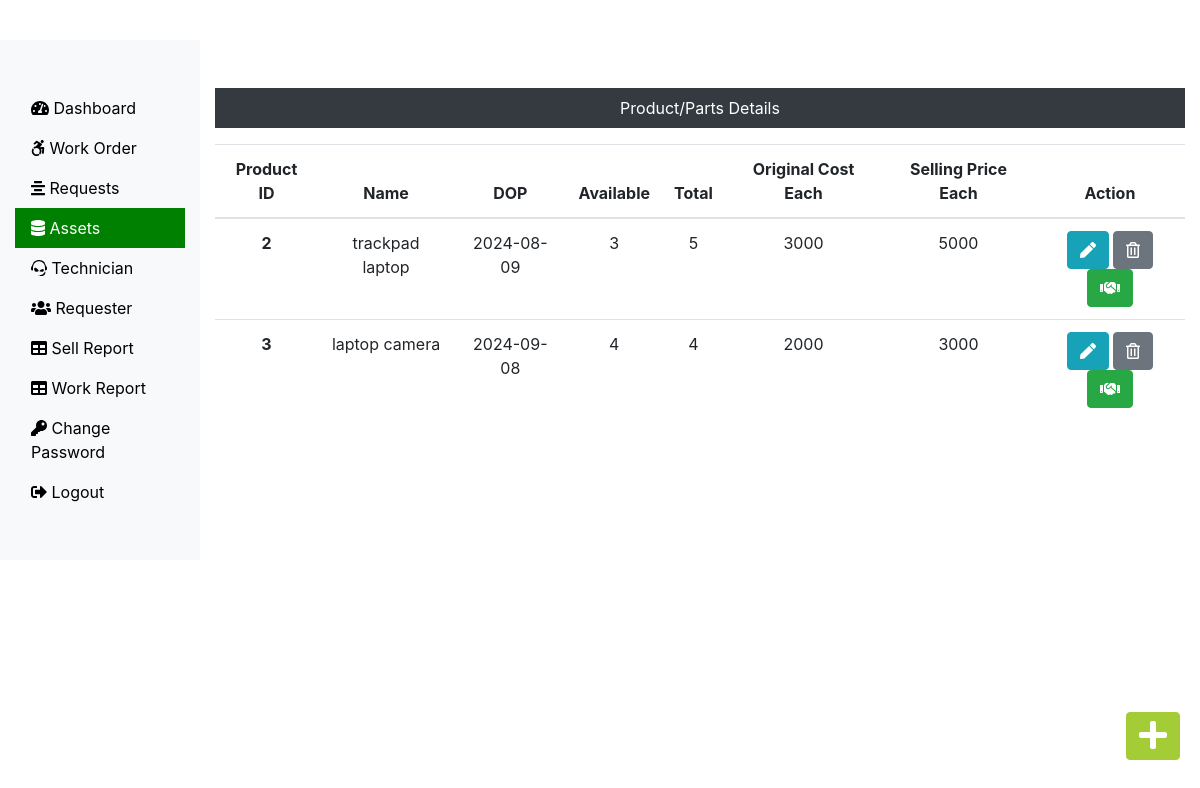
Page /Admin/assets.php (signed in) on the committed database.
### tables this page shows
CREATE TABLE `assets_tb` (
  `pid` int(11) NOT NULL,
  `pname` varchar(60) NOT NULL,
  `pdop` date NOT NULL,
  `pava` int(11) NOT NULL,
  `ptotal` int(11) NOT NULL,
  `poriginalcost` int(11) NOT NULL,
  `psellingcost` int(11) NOT NULL
);

### Admin/assets.php (the view, shortened to what this page needs)
<?php
include('includes/header.php');
include('../dbConnection.php');
?>
<div class="col-sm-9 col-md-10 mt-5 text-center">
  <p class=" bg-dark text-white p-2">Product/Parts Details</p>
  <?php
    $sql = "SELECT * FROM assets_tb";
    $result = $conn->query($sql);
    if($result->num_rows > 0){
  echo '<table class="table">
    <thead>
      <tr>
        <th scope="col">Product ID</th>
        <th scope="col">Name</th>
        <th scope="col">DOP</th>
        <th scope="col">Available</th>
        <th scope="col">Total</th>
        <th scope="col">Original Cost Each</th>
        <th scope="col">Selling Price Each</th>
        <th scope="col">Action</th>
      </tr>
    </thead>
    <tbody>';
    while($row = $result->fetch_assoc()){
      echo '<tr>
        <th scope="row">'.$row["pid"].'</th>
        <td>'.$row["pname"].'</td>
        <td>'.$row["pdop"].'</td>
        <td>'.$row["pava"].'</td>
        <td>'.$row["ptotal"].'</td>
        <td>'.$row["poriginalcost"].'</td>
        <td>'.$row["psellingcost"].'</td>
        <td>
          <form action="editproduct.php" method="POST" class="d-inline"> <input type="hidden" name="id" value='. $row["pid"] .'><button type="submit" class="btn btn-info" name="view" value="View"><i class="fas fa-pen"></i></button></form>
          <form action="" method="POST" class="d-inline"><input type="hidden" name="id" value='. $row["pid"] .'><button type="submit" class="btn btn-secondary" name="delete" value="Delete"><i class="far fa-trash-alt"></i></button></form>
          <form action="sellproduct.php" method="POST" class="d-inline"><input type="hidden" name="id" value='. $row["pid"] .'><button type="submit" class="btn btn-success" name="issue" value="Issue"><i class="fas fa-handshake"></i></button></form>
        </td>
      </tr>';
    }
    echo '</tbody>
  </table>';
  } else {
    echo "0 Result";
  }
  ?>
</div>
</div>
<a class="btn btn-danger box" href="addproduct.php"><i class="fas fa-plus fa-2x"></i></a>
</div>
<?php
include('includes/footer.php');
?>

### css/custom.css (style rules this page uses)
a { color: black; }
.box { position: fixed; bottom: 10px; right: 20px; margin-bottom: 30px; }

### rows in the picture
assets_tb: pid "2", pname "trackpad laptop", pdop "2024-08-09", pava "3", ptotal "5", poriginalcost "3000", psellingcost "5000"
assets_tb: pid "3", pname "laptop camera", pdop "2024-09-08", pava "4", ptotal "4", poriginalcost "2000", psellingcost "3000"
